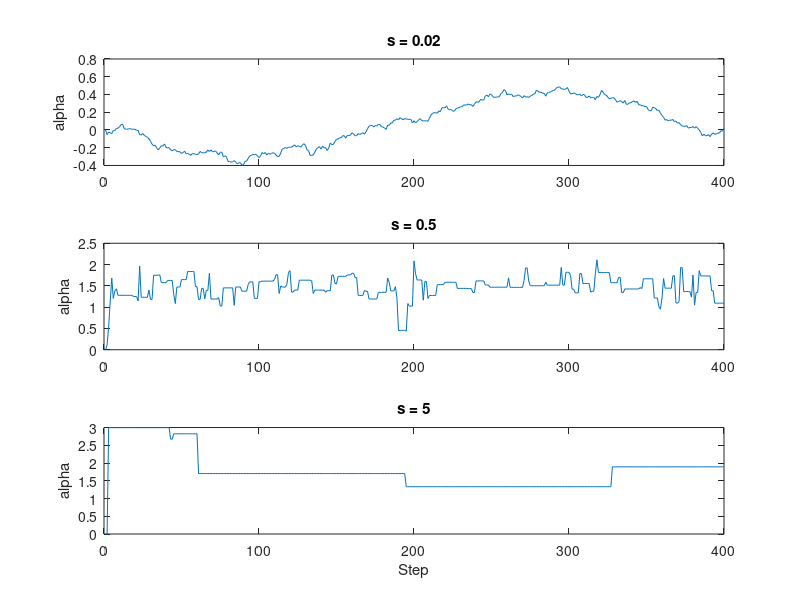

Recreate this plot in MATLAB. (Note: this script raises an error after producing the figure.)

rng(1)

x = [-1.77 2.47 1.34 2.18 13.05 1.60 1.50 -1.97 0.79 1.50 2.00 2.63 1.19 -2.31 0.87];
n = length(x);
T = 50000;
svals = [0.02 0.5 5];

logg = @(a,b) n*b - sum(log(exp(2*b) + (x-a).^2));

chains = cell(3,1);
rates = zeros(3,1);
tau = zeros(3,1);

figure
for j = 1:3
    s = svals(j);
    z = zeros(T,2);
    accepted = 0;

    for i = 2:T
        y = z(i-1,:) + s*randn(1,2);
        if log(rand) < logg(y(1),y(2)) - logg(z(i-1,1),z(i-1,2))
            z(i,:) = y;
            accepted = accepted + 1;
        else
            z(i,:) = z(i-1,:);
        end
    end

    chains{j} = z;
    rates(j) = accepted/(T-1);

    a = z(5001:end,1);
    a = a - mean(a);
    c = real(ifft(abs(fft(a,2^nextpow2(2*length(a)))).^2));
    c = c(1:length(a))./(length(a):-1:1)';
    c = c/c(1);
    k = find(c(2:end)<=0,1);
    if isempty(k), k = length(c)-1; end
    tau(j) = 1 + 2*sum(c(2:k));

    subplot(3,1,j)
    plot(z(1:400,1))
    title(['s = ' num2str(s)])
    ylabel('alpha')
end
xlabel('Step')

disp(table(svals',rates,tau,'VariableNames',{'s','Acceptance','IACT'}))

[~,best] = min(tau);
z = chains{best}(5001:end,:);
alpha = z(:,1);
beta = exp(z(:,2));

A = linspace(-5,8,300);
B = linspace(-4,3,300);
[AA,BB] = meshgrid(A,B);
L = zeros(size(AA));

for i = 1:numel(AA)
    L(i) = logg(AA(i),BB(i));
end

P = exp(L-max(L(:)));
P = P/sum(P(:));

figure
contour(AA,BB,P,20)
hold on
plot(z(1:10:end,1),z(1:10:end,2),'.','MarkerSize',2)
xlabel('alpha')
ylabel('log beta')
title(['s = ' num2str(svals(best))])

gridAlpha = AA(:);
gridBeta = exp(BB(:));
weights = P(:);

[sa,ia] = sort(gridAlpha);
ca = cumsum(weights(ia));
[ua,idxa] = unique(ca);
qa = interp1(ua,sa(idxa),[0.05 0.95]);

[sb,ib] = sort(gridBeta);
cb = cumsum(weights(ib));
[ub,idxb] = unique(cb);
qb = interp1(ub,sb(idxb),[0.05 0.95]);

disp(['Best s: ' num2str(svals(best))])
disp(['Chain alpha: ' num2str(mean(alpha)) '  ' mat2str(prctile(alpha,[5 95]))])
disp(['Grid alpha:  ' num2str(sum(gridAlpha.*weights)) '  ' mat2str(qa)])
disp(['Chain beta:  ' num2str(mean(beta)) '  ' mat2str(prctile(beta,[5 95]))])
disp(['Grid beta:   ' num2str(sum(gridBeta.*weights)) '  ' mat2str(qb)])
disp(['Sample mean:   ' num2str(mean(x))])
disp(['Sample median: ' num2str(median(x))])
